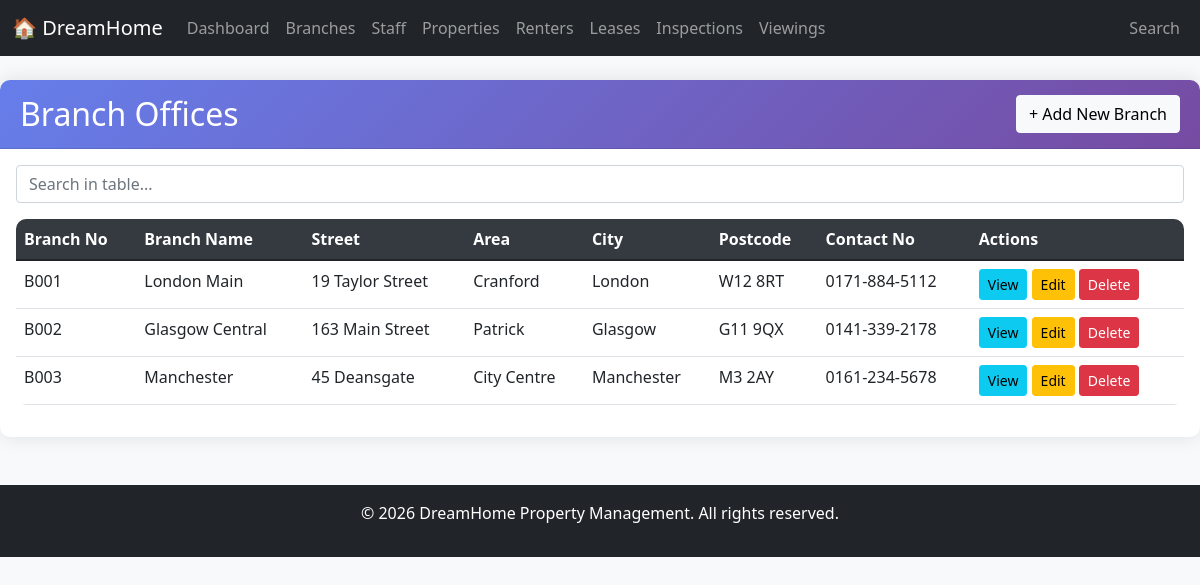
Screenshot of /pages/branches/index.php with the database file from the repository.
### tables this page shows
CREATE TABLE Branch (
    BranchNo VARCHAR(10) PRIMARY KEY,
    BranchName VARCHAR(100) NOT NULL,
    Street VARCHAR(100),
    Area VARCHAR(100),
    City VARCHAR(100) NOT NULL,
    PostCode VARCHAR(20),
    ContactNo VARCHAR(20),
    Email VARCHAR(100)
);

### pages/branches/index.php (the view, shortened to what this page needs)
<?php
include '../../includes/header.php';
$database = new Database();
$db = $database->getConnection();
$sql = "SELECT * FROM Branch ORDER BY BranchNo";
$stmt = $db->prepare($sql);
$stmt->execute();
$branches = $stmt->fetchAll(PDO::FETCH_ASSOC);
?>
<div class="card">
    <div class="card-header d-flex justify-content-between align-items-center">
        <h2 class="mb-0">Branch Offices</h2>
        <button class="btn btn-light" onclick="location.href='add.php'">+ Add New Branch</button>
    </div>
    <div class="card-body">
        <div class="table-responsive">
            <table class="table table-hover">
                <thead>
                    <tr>
                        <th>Branch No</th>
                        <th>Branch Name</th>
                        <th>Street</th>
                        <th>Area</th>
                        <th>City</th>
                        <th>Postcode</th>
                        <th>Contact No</th>
                        <th>Actions</th>
                    </thead>
                <tbody>
                    <?php foreach ($branches as $branch): ?>
                    <tr>
                        <td><?php echo $branch['BranchNo']; ?></td>
                        <td><?php echo $branch['BranchName']; ?></td>
                        <td><?php echo $branch['Street']; ?></td>
                        <td><?php echo $branch['Area']; ?></td>
                        <td><?php echo $branch['City']; ?></td>
                        <td><?php echo $branch['PostCode']; ?></td>
                        <td><?php echo $branch['ContactNo']; ?></td>
                        <td>
                            <button class="btn btn-sm btn-info" onclick="location.href='view.php?branch_no=<?php echo $branch['BranchNo']; ?>'">View</button>
                            <button class="btn btn-sm btn-warning" onclick="location.href='edit.php?branch_no=<?php echo $branch['BranchNo']; ?>'">Edit</button>
                            <button class="btn btn-sm btn-danger" onclick="if(confirm('Delete this branch?')) location.href='index.php?delete=<?php echo $branch['BranchNo']; ?>'">Delete</button>
                        </td>
                    </tr>
                    <?php endforeach; ?>
                </tbody>
            </table>
        </div>
    </div>
</div>
<?php include '../../includes/footer.php'; ?>

### css/style.css (style rules this page uses)
body { background-color: #f8f9fa; font-family: 'Segoe UI', Tahoma, Geneva, Verdana, sans-serif; }
.card { border: none; border-radius: 10px; box-shadow: 0 0 20px rgba(0,0,0,0.1); margin-bottom: 20px; }
.card-header { background: linear-gradient(135deg, #667eea 0%, #764ba2 100%); color: white; border-radius: 10px 10px 0 0 !important; padding: 15px 20px; }
.table { background-color: white; border-radius: 10px; overflow: hidden; }
.table thead { background-color: #343a40; color: white; }

### rows the page displays
branch: BranchNo "B001", BranchName "London Main", Street "19 Taylor Street", Area "Cranford", City "London", PostCode "W12 8RT", ContactNo "0171-884-5112"
branch: BranchNo "B002", BranchName "Glasgow Central", Street "163 Main Street", Area "Patrick", City "Glasgow", PostCode "G11 9QX", ContactNo "0141-339-2178"
branch: BranchNo "B003", BranchName "Manchester", Street "45 Deansgate", Area "City Centre", City "Manchester", PostCode "M3 2AY", ContactNo "0161-234-5678"
